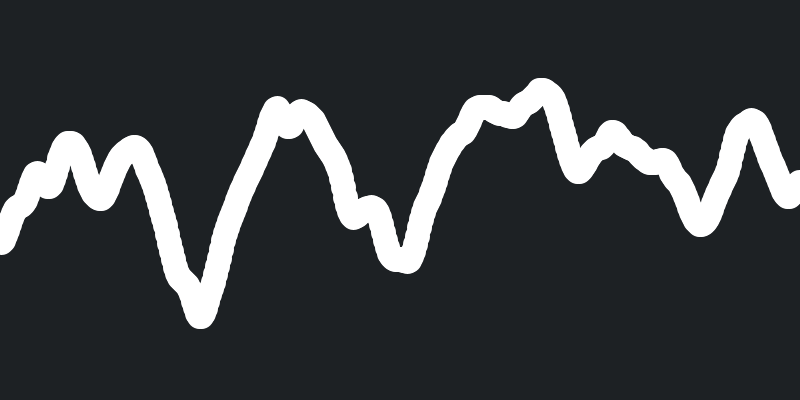
Frame 1 (no input)
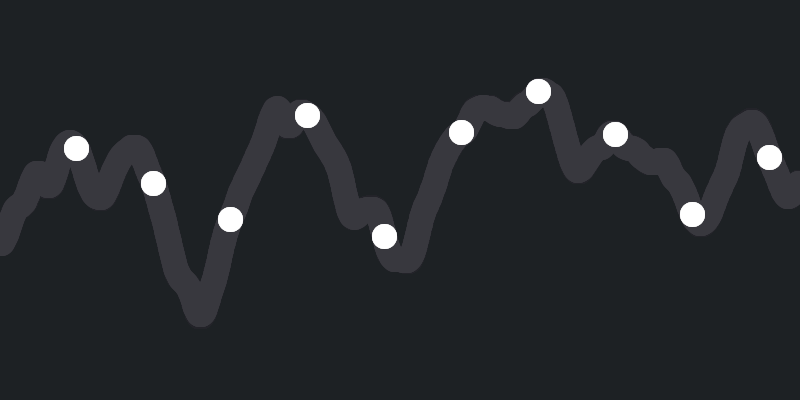
Frame 60 (the mouse pressed at the canvas centre just before this capture)
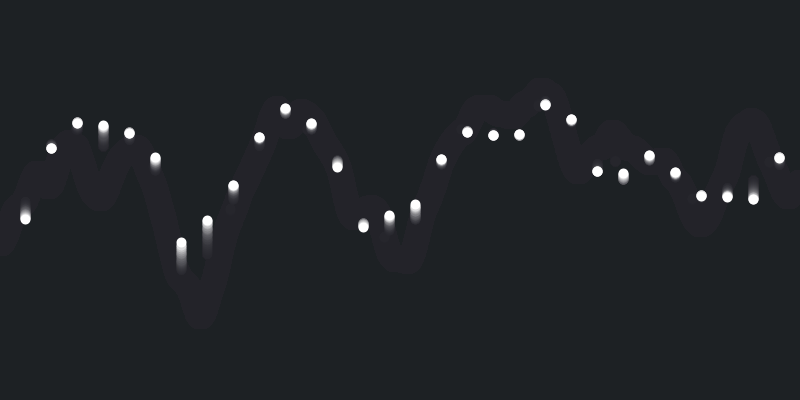
Frame 120 (the mouse held since frame 60 and released just before this capture)

The Processing sketch that drew these frames (run headless with seeded random() and noise(); from frame 60 on, the mouse is pressed at the canvas centre):

// Processing sketch: processing_47028
// ── processing_47028.pde

int pointsize = 2;
int distance = 1; 
float rate1 = 0.02;
Fade myFade;
float time =0;
int FadeAmount = 40 ;
float nextRandSize;



float rand ;
float randsize ; 
float randspeed;
float hold;
float hold2;
float holdspeed;

int sec;
void setup () 
{
  frameRate(24);
  hold = millis();
  size ( 800, 400);
  smooth();
  background(#1D2124);
  myFade = new Fade();
  frameRate (25);
  mouseX = 10;


 randsize = random(40);
  nextRandSize = random(40);
  pointsize = int(randsize);
 
}
 

void draw () {
  if (millis()-hold > 2100) // could be (frames%24 ==0) or (frameCount%24 == 0)
  {
    sec++;  
    hold=millis();
    rand = random(80);
  }
  
 if (millis()-hold2 > 3000) // could be (frames%24 ==0) or (frameCount%24 == 0)
  {
    sec++;  
    hold2=millis();
    println("        segundo: "+sec);
    randsize = nextRandSize;
    nextRandSize = random(40);
  }

  if (millis()-holdspeed > 2800) // could be (frames%24 ==0) or (frameCount%24 == 0)
  {
    sec++;  
    holdspeed=millis();
    println("        segundo: "+sec);
    randspeed = random(0.02 );
    
    
  pointsize = int (lerp(randsize, nextRandSize, (millis() - hold2) / 3000));

}



  float rate  ; 
  myFade.display();

  for ( float i = 0 ; i < width ; i ++   ) {
    stroke (255);
    strokeWeight(pointsize);
    point (i+=distance, height* noise(i/100, time));
  }

  rate = rate1 ;
  time = time+rate;

  pointsize = int (randsize);
  distance = int (rand);
  rate1 = randspeed;
} 



class Fade 
{
  // global vars
  int FadeAmount_ = FadeAmount;
  // constructor
  Fade ()
  {
  }
  //  function 
  void display () {

    fill ( #1D2124, FadeAmount);
    noStroke ();
    rect (0, 0, width, height);
  }
}
                                
